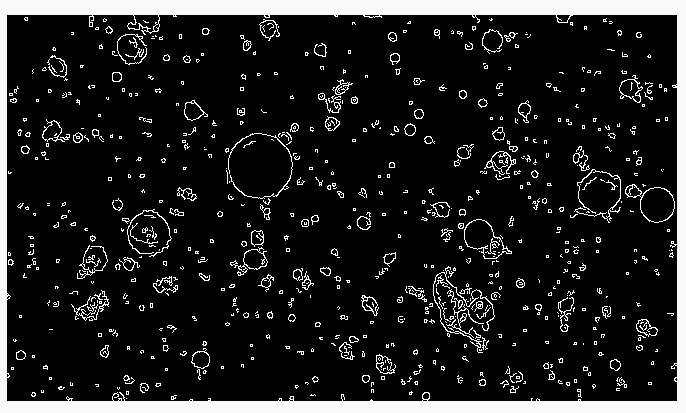
//> input picture opencv研习社/code_050二值图像分析 – 矩形面积与弧长/0503.png, 686 x 413 px, given in place of zhifang_ball.png, which was not available
$ ./opencv_050   (built with g++ and OpenCV 4)
//> lines starting //> are read from the running program, lines starting //| are printed output that depends on the picture; after the words box and inside, x2 and y2 are one past the last pixel; in counts of white or black regions, pixels touching at a corner belong together; pictures that were not available may be replaced by others from this repository, and a replacement may not be noted
#include <opencv2/opencv.hpp>
#include <iostream>

using namespace cv;
using namespace std;

int main(int argc, const char *argv[])
{
	Mat src = imread("D:/images/zhifang_ball.png");
//> src is the input picture: 413 rows x 686 cols, CV_8UC3; min 0, max 255, mean 33.5
	if (src.empty()) {
		printf("could not load image...\n");
		return -1;
	}
	namedWindow("input", WINDOW_AUTOSIZE);
	imshow("input", src);

	// 去噪声与二值化
	Mat dst, gray, binary;
	Canny(src, binary, 80, 160, 3, false);
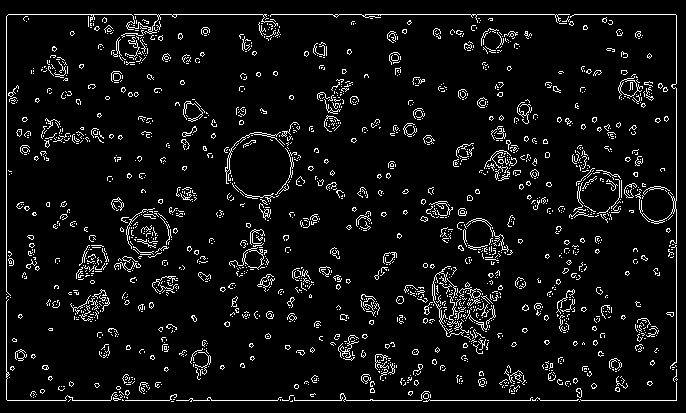
//> binary: 413 rows x 686 cols, CV_8UC1; 6.2% white in thin lines or dots
	imshow("binary", binary);
	imwrite("D:/binary.png", binary);

	Mat k = getStructuringElement(MORPH_RECT, Size(3, 3), Point(-1, -1));
	dilate(binary, binary, k);
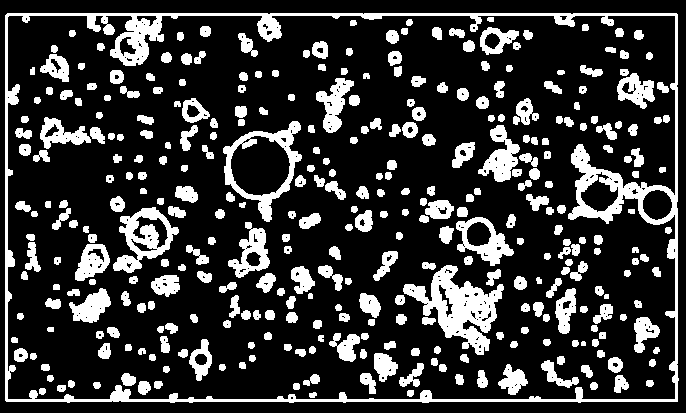
//> binary: 413 rows x 686 cols, CV_8UC1; 21.2% white; 347 white regions

	// 轮廓发现与绘制
	vector<vector<Point>> contours;
	vector<Vec4i> hierarchy;
	findContours(binary, contours, hierarchy, RETR_EXTERNAL, CHAIN_APPROX_SIMPLE, Point());
//> contours = 1 contour; box (x1, y1, x2, y2) and area: (5, 13, 679, 403) 260749
	for (size_t t = 0; t < contours.size(); t++) {
		// 最大外接轮廓
		Rect rect = boundingRect(contours[t]);
		// rectangle(src, rect, Scalar(0, 0, 255), 1, 8, 0);

		// 面积过滤
		double area = contourArea(contours[t]);
		double curvelen = arcLength(contours[t], true);
		if (area < 100 || curvelen < 100) {
			continue;
		}

		// 最小外接轮廓
		RotatedRect rrt = minAreaRect(contours[t]);
		Point2f pts[4];
		rrt.points(pts);

		// 绘制旋转矩形与中心位置
		for (int i = 0; i < 4; i++) {
			line(src, pts[i % 4], pts[(i + 1) % 4], Scalar(0, 255, 0), 2, 8, 0);
		}
		Point2f cpt = rrt.center;
		circle(src, cpt, 2, Scalar(255, 0, 0), 2, 8, 0);
	}
//> this loop made 1 pass
//> (rect, area, curvelen, rrt, pts) on pass 1: (Rect(5, 13, 674, 390), 260749, 2130.9, centre (341.5, 207.5), size (389, 673), angle -90, 4 Points (x, y): [678, 402], [5, 402], [5, 13], [678, 13])
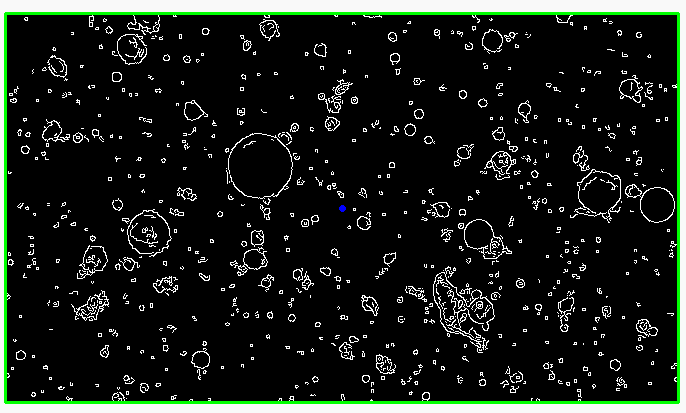
//> src: 413 rows x 686 cols, CV_8UC3; 2.26% of pixels changed, all inside (x1, y1, x2, y2) = (4, 12, 680, 404)
	imshow("contours", src);

	waitKey(0);
	return 0;
}

$ run again, on opencv研习社/code_050二值图像分析 – 矩形面积与弧长/0504.png
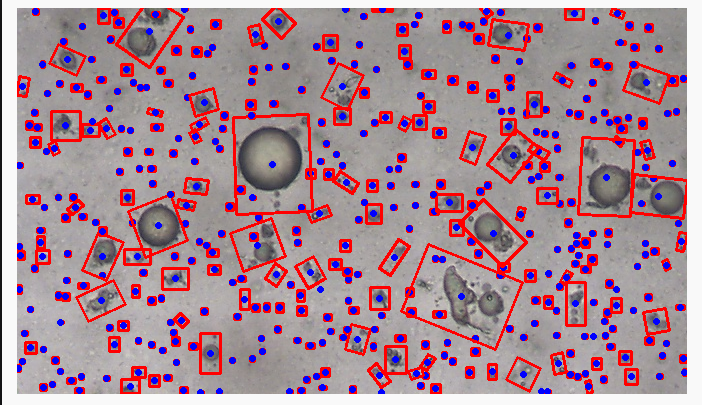
//> input picture opencv研习社/code_050二值图像分析 – 矩形面积与弧长/0504.png, 702 x 405 px, given in place of zhifang_ball.png, which was not available
//> src is the input picture: 405 rows x 702 cols, CV_8UC3; mean B, G, R 149, 135.5, 167.4
//> `dilate(binary, binary, k);`:
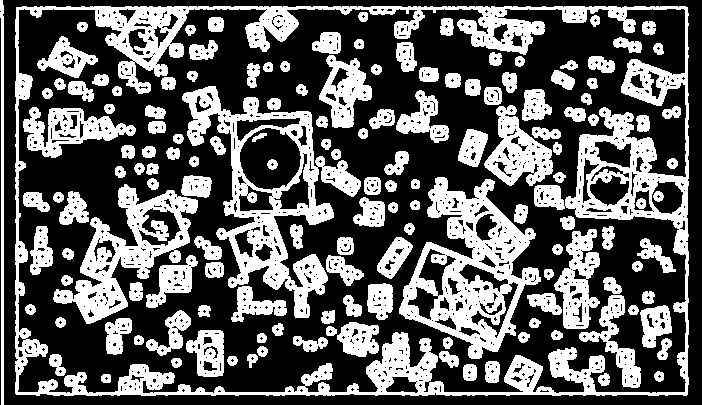
//> binary: 405 rows x 702 cols, CV_8UC1; 37.1% white; 149 white regions
//> contours = 2 contours; box (x1, y1, x2, y2) and area: (15, 6, 689, 396) 260603, (0, 0, 4, 405) 818
//> the loop `for (size_t t = 0; t < contours.size(); t++)` made 2 passes
//> (rect, area, curvelen, rrt, pts) on passes 1 to 2: (Rect(15, 6, 674, 390), 260603, 2243.3, centre (351.5, 200.5), size (389, 673), angle -90, 4 Points (x, y): [688, 395], [15, 395], [15, 6], [688, 6]), (Rect(0, 0, 4, 405), 818, 814.5, centre (1.5, 202), size (404, 3), angle -90, 4 Points (x, y): [3, 404], [0, 404], [0, 0], [3, 0])
//> after the loop `for (size_t t = 0; t < contours.size(); t++)`:
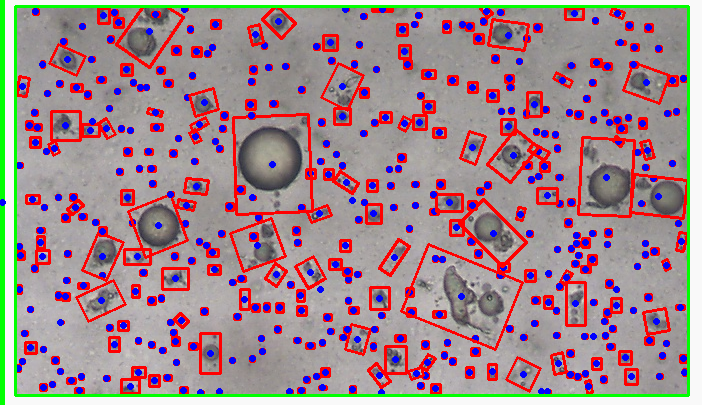
//> src: 405 rows x 702 cols, CV_8UC3; 2.97% of pixels changed, all inside (x1, y1, x2, y2) = (0, 0, 690, 405)

$ run again, on opencv研习社/code_050二值图像分析 – 矩形面积与弧长/0505.png
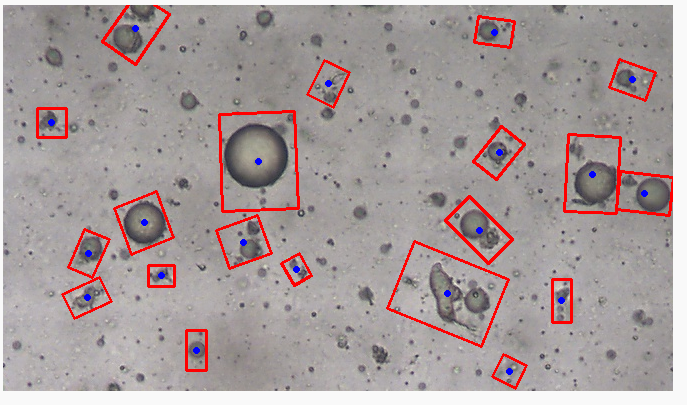
//> input picture opencv研习社/code_050二值图像分析 – 矩形面积与弧长/0505.png, 687 x 405 px, given in place of zhifang_ball.png, which was not available
//> src is the input picture: 405 rows x 687 cols, CV_8UC3; mean B, G, R 154.2, 154.3, 166.6
//> `dilate(binary, binary, k);`:
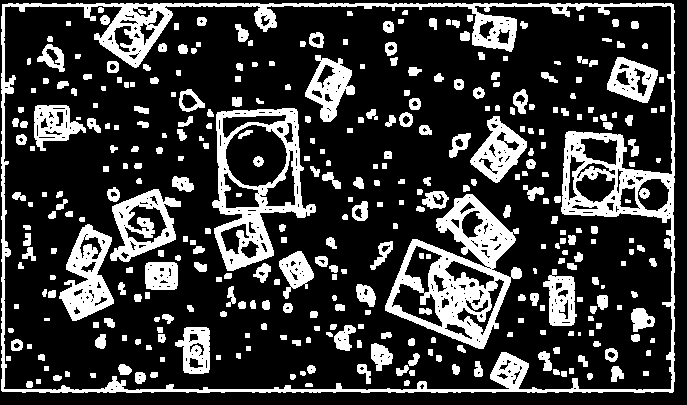
//> binary: 405 rows x 687 cols, CV_8UC1; 23.1% white; 352 white regions (4 under 20 px)
//> contours = 1 contour; box (x1, y1, x2, y2) and area: (1, 3, 675, 393) 260649
//> the loop `for (size_t t = 0; t < contours.size(); t++)` made 1 pass
//> (rect, area, curvelen, rrt, pts) on pass 1: (Rect(1, 3, 674, 390), 260649, 2242.7, centre (337.5, 197.5), size (389, 673), angle -90, 4 Points (x, y): [674, 392], [1, 392], [1, 3], [674, 3])
//> after the loop `for (size_t t = 0; t < contours.size(); t++)`:
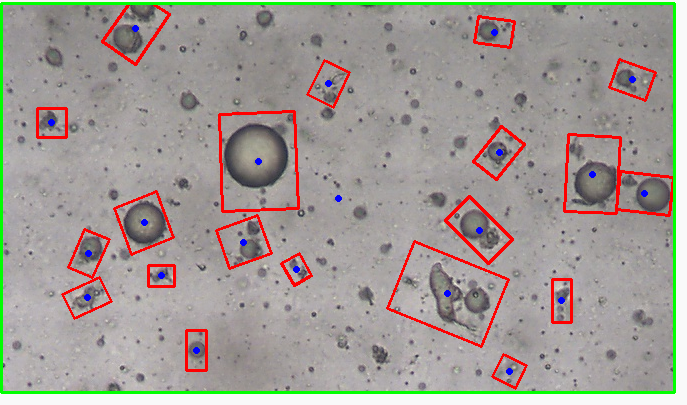
//> src: 405 rows x 687 cols, CV_8UC3; 2.3% of pixels changed, all inside (x1, y1, x2, y2) = (0, 2, 676, 394)
